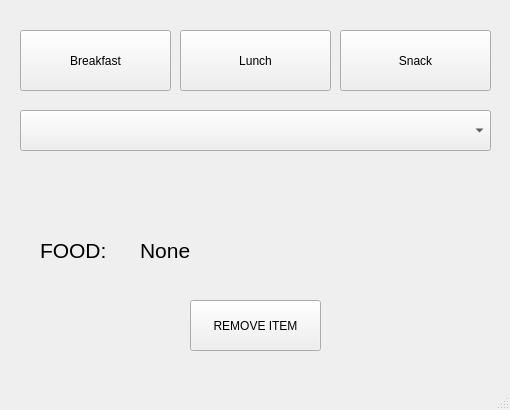
<?xml version="1.0" encoding="UTF-8"?>
<ui version="4.0">
 <class>deleteMenu</class>
 <widget class="QMainWindow" name="deleteMenu">
  <property name="geometry">
   <rect>
    <x>0</x>
    <y>0</y>
    <width>510</width>
    <height>410</height>
   </rect>
  </property>
  <property name="windowTitle">
   <string>Delete Menu Item</string>
  </property>
  <widget class="QWidget" name="centralwidget">
   <widget class="QPushButton" name="dltMenu_bfastBtn">
    <property name="geometry">
     <rect>
      <x>20</x>
      <y>30</y>
      <width>151</width>
      <height>61</height>
     </rect>
    </property>
    <property name="text">
     <string>Breakfast</string>
    </property>
   </widget>
   <widget class="QPushButton" name="dltMenu_lunchBtn">
    <property name="geometry">
     <rect>
      <x>180</x>
      <y>30</y>
      <width>151</width>
      <height>61</height>
     </rect>
    </property>
    <property name="text">
     <string>Lunch</string>
    </property>
   </widget>
   <widget class="QPushButton" name="dltMenu_snackBtn">
    <property name="geometry">
     <rect>
      <x>340</x>
      <y>30</y>
      <width>151</width>
      <height>61</height>
     </rect>
    </property>
    <property name="text">
     <string>Snack</string>
    </property>
   </widget>
   <widget class="QComboBox" name="dltMenu_menuCombo">
    <property name="geometry">
     <rect>
      <x>20</x>
      <y>110</y>
      <width>471</width>
      <height>41</height>
     </rect>
    </property>
   </widget>
   <widget class="QPushButton" name="remove_item">
    <property name="geometry">
     <rect>
      <x>190</x>
      <y>300</y>
      <width>131</width>
      <height>51</height>
     </rect>
    </property>
    <property name="text">
     <string>REMOVE ITEM</string>
    </property>
   </widget>
   <widget class="QLabel" name="label_4">
    <property name="geometry">
     <rect>
      <x>40</x>
      <y>240</y>
      <width>81</width>
      <height>21</height>
     </rect>
    </property>
    <property name="font">
     <font>
      <pointsize>16</pointsize>
     </font>
    </property>
    <property name="text">
     <string>FOOD:</string>
    </property>
   </widget>
   <widget class="QLabel" name="food_lbl">
    <property name="geometry">
     <rect>
      <x>140</x>
      <y>230</y>
      <width>331</width>
      <height>41</height>
     </rect>
    </property>
    <property name="font">
     <font>
      <pointsize>16</pointsize>
     </font>
    </property>
    <property name="text">
     <string>None</string>
    </property>
   </widget>
  </widget>
  <widget class="QMenuBar" name="menubar">
   <property name="geometry">
    <rect>
     <x>0</x>
     <y>0</y>
     <width>510</width>
     <height>26</height>
    </rect>
   </property>
  </widget>
  <widget class="QStatusBar" name="statusbar"/>
 </widget>
 <resources/>
 <connections/>
</ui>
